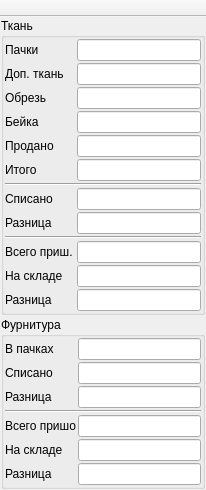
<?xml version="1.0" encoding="UTF-8"?>
<ui version="4.0">
 <class>MainWindow</class>
 <widget class="QMainWindow" name="MainWindow">
  <property name="geometry">
   <rect>
    <x>0</x>
    <y>0</y>
    <width>206</width>
    <height>482</height>
   </rect>
  </property>
  <property name="windowTitle">
   <string>Проверка склада</string>
  </property>
  <widget class="QWidget" name="centralwidget">
   <layout class="QGridLayout" name="gridLayout">
    <property name="leftMargin">
     <number>1</number>
    </property>
    <property name="topMargin">
     <number>1</number>
    </property>
    <property name="rightMargin">
     <number>1</number>
    </property>
    <property name="bottomMargin">
     <number>1</number>
    </property>
    <property name="spacing">
     <number>2</number>
    </property>
    <item row="0" column="0">
     <widget class="QGroupBox" name="groupBox">
      <property name="title">
       <string>Ткань</string>
      </property>
      <layout class="QGridLayout" name="gridLayout_2">
       <property name="leftMargin">
        <number>1</number>
       </property>
       <property name="topMargin">
        <number>1</number>
       </property>
       <property name="rightMargin">
        <number>1</number>
       </property>
       <property name="bottomMargin">
        <number>1</number>
       </property>
       <property name="spacing">
        <number>2</number>
       </property>
       <item row="10" column="0">
        <widget class="QLabel" name="label_14">
         <property name="text">
          <string>Всего приш.</string>
         </property>
        </widget>
       </item>
       <item row="10" column="2">
        <widget class="QLineEdit" name="le_w_supply"/>
       </item>
       <item row="9" column="0" colspan="3">
        <widget class="Line" name="line_2">
         <property name="orientation">
          <enum>Qt::Horizontal</enum>
         </property>
        </widget>
       </item>
       <item row="7" column="2">
        <widget class="QLineEdit" name="le_w_trans">
         <property name="readOnly">
          <bool>true</bool>
         </property>
        </widget>
       </item>
       <item row="0" column="2">
        <widget class="QLineEdit" name="le_w_pack">
         <property name="readOnly">
          <bool>true</bool>
         </property>
        </widget>
       </item>
       <item row="2" column="0">
        <widget class="QLabel" name="label_3">
         <property name="text">
          <string>Обрезь</string>
         </property>
        </widget>
       </item>
       <item row="11" column="2">
        <widget class="QLineEdit" name="le_w_warehouse">
         <property name="readOnly">
          <bool>true</bool>
         </property>
        </widget>
       </item>
       <item row="5" column="2">
        <widget class="QLineEdit" name="le_w_sum">
         <property name="readOnly">
          <bool>true</bool>
         </property>
        </widget>
       </item>
       <item row="3" column="2">
        <widget class="QLineEdit" name="le_w_beika">
         <property name="readOnly">
          <bool>true</bool>
         </property>
        </widget>
       </item>
       <item row="0" column="0">
        <widget class="QLabel" name="label">
         <property name="text">
          <string>Пачки</string>
         </property>
        </widget>
       </item>
       <item row="7" column="0">
        <widget class="QLabel" name="label_6">
         <property name="text">
          <string>Списано</string>
         </property>
        </widget>
       </item>
       <item row="3" column="0">
        <widget class="QLabel" name="label_4">
         <property name="text">
          <string>Бейка</string>
         </property>
        </widget>
       </item>
       <item row="4" column="0">
        <widget class="QLabel" name="label_5">
         <property name="text">
          <string>Продано</string>
         </property>
        </widget>
       </item>
       <item row="1" column="0">
        <widget class="QLabel" name="label_2">
         <property name="text">
          <string>Доп. ткань</string>
         </property>
        </widget>
       </item>
       <item row="6" column="0" colspan="3">
        <widget class="Line" name="line">
         <property name="orientation">
          <enum>Qt::Horizontal</enum>
         </property>
        </widget>
       </item>
       <item row="5" column="0">
        <widget class="QLabel" name="label_7">
         <property name="text">
          <string>Итого</string>
         </property>
        </widget>
       </item>
       <item row="12" column="0">
        <widget class="QLabel" name="label_9">
         <property name="text">
          <string>Разница</string>
         </property>
        </widget>
       </item>
       <item row="1" column="2">
        <widget class="QLineEdit" name="le_w_add">
         <property name="readOnly">
          <bool>true</bool>
         </property>
        </widget>
       </item>
       <item row="4" column="2">
        <widget class="QLineEdit" name="le_w_sell">
         <property name="readOnly">
          <bool>true</bool>
         </property>
        </widget>
       </item>
       <item row="2" column="2">
        <widget class="QLineEdit" name="le_w_rest">
         <property name="readOnly">
          <bool>true</bool>
         </property>
        </widget>
       </item>
       <item row="12" column="2">
        <widget class="QLineEdit" name="le_w_diff_w">
         <property name="readOnly">
          <bool>true</bool>
         </property>
        </widget>
       </item>
       <item row="11" column="0">
        <widget class="QLabel" name="label_8">
         <property name="text">
          <string>На складе</string>
         </property>
        </widget>
       </item>
       <item row="8" column="0">
        <widget class="QLabel" name="label_15">
         <property name="text">
          <string>Разница</string>
         </property>
        </widget>
       </item>
       <item row="8" column="2">
        <widget class="QLineEdit" name="le_w_diff"/>
       </item>
      </layout>
     </widget>
    </item>
    <item row="1" column="0">
     <widget class="QGroupBox" name="groupBox_2">
      <property name="title">
       <string>Фурнитура</string>
      </property>
      <layout class="QFormLayout" name="formLayout">
       <property name="horizontalSpacing">
        <number>2</number>
       </property>
       <property name="verticalSpacing">
        <number>2</number>
       </property>
       <property name="leftMargin">
        <number>1</number>
       </property>
       <property name="topMargin">
        <number>1</number>
       </property>
       <property name="rightMargin">
        <number>1</number>
       </property>
       <property name="bottomMargin">
        <number>1</number>
       </property>
       <item row="0" column="0">
        <widget class="QLabel" name="label_10">
         <property name="text">
          <string>В пачках</string>
         </property>
        </widget>
       </item>
       <item row="0" column="1">
        <widget class="QLineEdit" name="le_f_pack"/>
       </item>
       <item row="1" column="0">
        <widget class="QLabel" name="label_11">
         <property name="text">
          <string>Списано</string>
         </property>
        </widget>
       </item>
       <item row="1" column="1">
        <widget class="QLineEdit" name="le_f_trans"/>
       </item>
       <item row="2" column="0">
        <widget class="QLabel" name="label_16">
         <property name="text">
          <string>Разница</string>
         </property>
        </widget>
       </item>
       <item row="2" column="1">
        <widget class="QLineEdit" name="le_f_diff"/>
       </item>
       <item row="3" column="0" colspan="2">
        <widget class="Line" name="line_3">
         <property name="orientation">
          <enum>Qt::Horizontal</enum>
         </property>
        </widget>
       </item>
       <item row="4" column="0">
        <widget class="QLabel" name="label_17">
         <property name="text">
          <string>Всего пришо</string>
         </property>
        </widget>
       </item>
       <item row="5" column="0">
        <widget class="QLabel" name="label_12">
         <property name="text">
          <string>На складе</string>
         </property>
        </widget>
       </item>
       <item row="5" column="1">
        <widget class="QLineEdit" name="le_f_warehouse"/>
       </item>
       <item row="6" column="0">
        <widget class="QLabel" name="label_13">
         <property name="text">
          <string>Разница</string>
         </property>
        </widget>
       </item>
       <item row="6" column="1">
        <widget class="QLineEdit" name="le_f_diff_w"/>
       </item>
       <item row="4" column="1">
        <widget class="QLineEdit" name="le_f_supply"/>
       </item>
      </layout>
     </widget>
    </item>
    <item row="2" column="0">
     <spacer name="verticalSpacer">
      <property name="orientation">
       <enum>Qt::Vertical</enum>
      </property>
      <property name="sizeHint" stdset="0">
       <size>
        <width>20</width>
        <height>40</height>
       </size>
      </property>
     </spacer>
    </item>
   </layout>
  </widget>
  <widget class="QToolBar" name="toolBar">
   <property name="windowTitle">
    <string>toolBar</string>
   </property>
   <property name="movable">
    <bool>false</bool>
   </property>
   <attribute name="toolBarArea">
    <enum>TopToolBarArea</enum>
   </attribute>
   <attribute name="toolBarBreak">
    <bool>false</bool>
   </attribute>
  </widget>
 </widget>
 <resources/>
 <connections/>
</ui>
